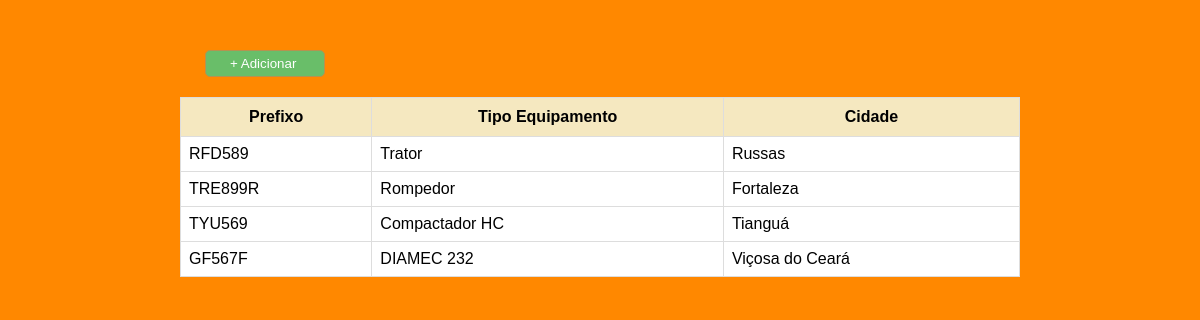
The app's page /relM.php, older data.
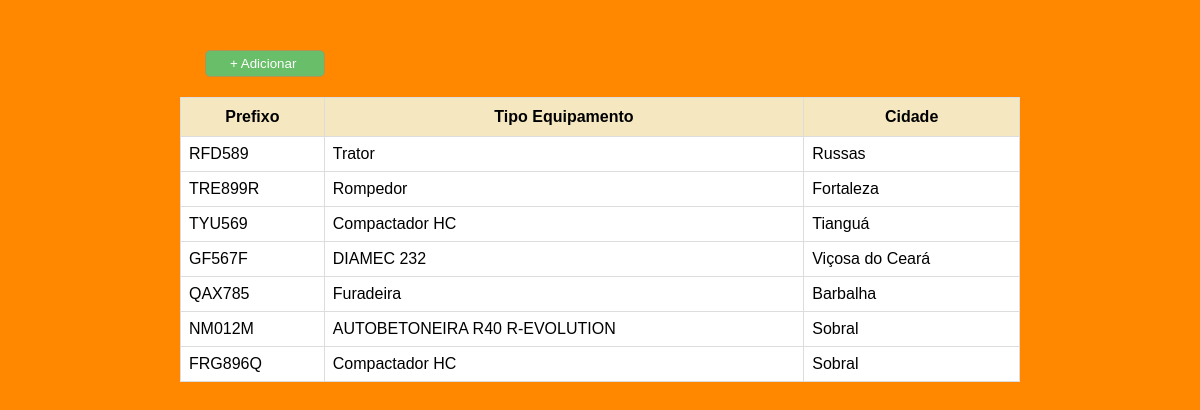
The same page, newer data.
### tables this page shows
CREATE TABLE IF NOT EXISTS `cadmaq` (
  `prefixo` varchar(11) NOT NULL,
  `tipoeq` varchar(250) NOT NULL,
  `localizacao` varchar(250) NOT NULL,
  PRIMARY KEY (`prefixo`)
);

### relM.php (the view, shortened to what this page needs)
<!DOCTYPE html>
<html>
<head>
    <link rel="stylesheet" href="style\relM.css">
</head>
<body>
<a href="cadastroM.php"><input class = "bnt" type="submit" value="+ Adicionar "></a>
<?php
        require_once "db\conect.php";
        $sql = "SELECT * FROM cadmaq";
        if($result = mysqli_query($link,$sql)){
            if(mysqli_num_rows($result)>0){
                echo "<div>";
                echo "<table>";
                    echo "<tr>";
                    echo "<th>Prefixo</th>";
                    echo "<th>Tipo Equipamento</th>";
                    echo "<th>Cidade</th>";
                    echo "</tr>";
            while($row = mysqli_fetch_array($result)){
                echo "<tr>";
                    echo "<td>" . $row['prefixo'] . "</td>";
                    echo "<td>" . $row['tipoeq'] . "</td>";
                    echo "<td>" . $row['localizacao'] . "</td>";
            }    echo "</tr>";
            echo "</table>";
            echo "</div>";
            } else{
                echo "Nenhum registro correspondente à sua consulta foi encontrado.";
            }
        } else{
            echo "ERROR: Could not able to execute $sql. " ;
        };
?>

### style/relM.css (style rules this page uses)
* { margin: 0; padding: 0; background-color: rgb(255, 136, 0);; font-family:Verdana, Geneva, sans-serif }
table { width:70%; border-collapse: collapse; margin-left: auto; margin-right: auto; margin-top: 20px; }
table, th, td { border: 1px solid black; padding-left: 7px; }
td, th { border: 1px solid #ddd; padding: 8px; }
th { text-align: center; background-color: rgba(247, 231, 181, 0.808); }
tr,th { padding: 10px; }
tbody tr:nth-child(odd) { background-color: #f2f2f2; }
td { background-color: white; }
.bnt { position: relative; margin-top: 50px; margin-left: 205px; padding: 5px 24px; background-color: rgb(105, 190, 105); color: white; border-radius: 5px; cursor: pointer; border: 1px solid rgb(182, 146, 80); }

Row changes from the older to the newer data that the page shows:
added cadmaq: prefixo "QAX785", tipoeq "Furadeira", localizacao "Barbalha"
added cadmaq: prefixo "NM012M", tipoeq "AUTOBETONEIRA R40 R-EVOLUTION", localizacao "Sobral"
added cadmaq: prefixo "FRG896Q", tipoeq "Compactador HC", localizacao "Sobral"
